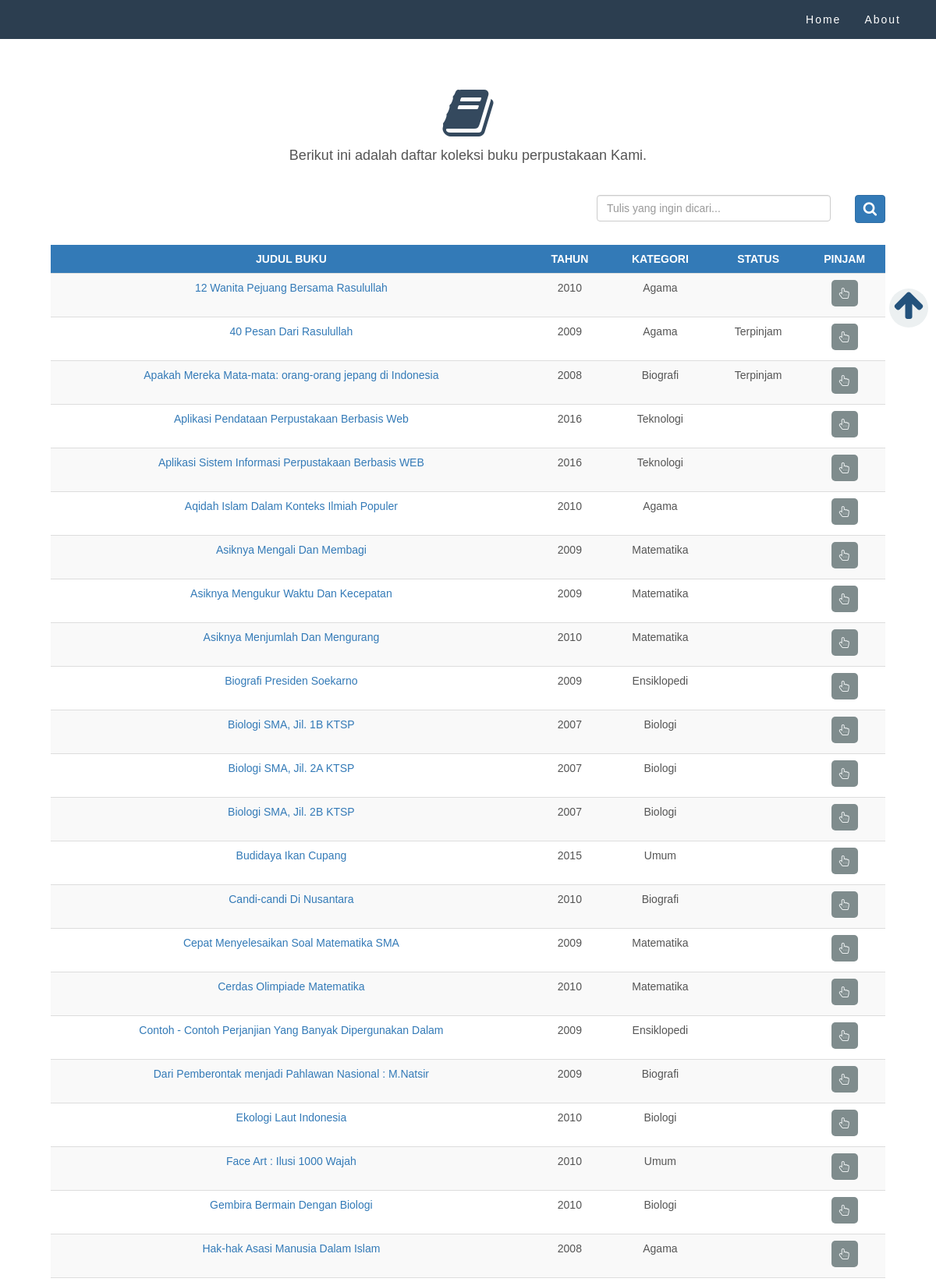
The page /landing/kobuk.php (upper part) on the database its author committed.
### tables this page shows
CREATE TABLE `data_buku` (
  `NO` int(5) NOT NULL,
  `JUDUL` varchar(60) NOT NULL,
  `SINOPSIS` text NOT NULL,
  `PENGARANG` varchar(40) NOT NULL,
  `PENERBIT` varchar(40) NOT NULL,
  `TAHUN` int(4) NOT NULL,
  `KATEGORI` char(12) NOT NULL,
  `CODE` varchar(10) NOT NULL,
  `STATUS` char(9) NOT NULL
);

### landing/php/login.php (called while the page is built, shortened)
<?php
$db = "perpus";
?>

### landing/php/filter-kobuk.php (called while the page is built)
 <?php
if(isset($_POST['search']))
{
    $valueToSearch = $_POST['valueToSearch'];
    $view = "SELECT * FROM `data_buku` WHERE CONCAT(`JUDUL`, `TAHUN`, `KATEGORI`) LIKE '%".$valueToSearch."%'";
    $viewquery = filterTable($view);
}
else {
    $view = "SELECT * FROM `data_buku` ORDER BY judul ASC";
    $viewquery = filterTable($view);
}
function filterTable($view)
{
    include "login.php";
    $filter_Result = mysqli_query($login, $view);
    return $filter_Result;
}
?>

### landing/kobuk.php (the view, shortened to what this page needs)
<!DOCTYPE html>
<html lang="en">
  <head>
    <link href="../framework/bootstrap/css/bootstrap.min.css" rel="stylesheet">
	  <link rel="stylesheet" type="text/css" href="css/default.css">
    <link rel="stylesheet" type="text/css" href="fontawesome/css/font-awesome.min.css">
  </head>
  <body>
     <nav class="navbar navbar-default">
       <div class="container">
        <div class="collapse navbar-collapse" id="myNavbar">
          <ul class="nav navbar-nav navbar-right">
          <li><a href="index.html">Home</a></li>
          <li><a href="about.html">About</a></li>
          </ul>
        </div>
       </div>
     </nav>
      <div class="content-kobuk" data-scroll-index="1">
        <div class="row">
          <div class="text-center">
          <a href="#" class="set-glyph"><span class="fa fa-book fa-5x" style="margin-top:30px;"></span></a>
            <h4>Berikut ini adalah daftar koleksi buku perpustakaan Kami.</h4>
             <form action="kobuk.php" method="post">
               <table class="table table-striped table-hover" style="margin-top: 50px;">
                <input type="text" class="form-control pull-right" name="valueToSearch" placeholder="Tulis yang ingin dicari..." style="width: 300px; margin: 30px; margin-right: 70px;">
                 <button class="btn btn-primary fa fa-search fa-lg pull-right" type="submit" name="search" style="margin-right: -400px; margin-top: 30px; padding: 10px;"></button>
                      <thead>
                       <tr class="bg-primary" >
                        <td><strong>JUDUL BUKU</strong></td>
                        <td><strong>TAHUN</strong></td>
                        <td><strong>KATEGORI</strong></td>
                        <td><strong>STATUS</strong></td>
                        <td><strong>PINJAM</strong></td>
                       </tr>
                      </thead>
            </div>
                <?php include "php/filter-kobuk.php" ?>
                <?php while($jadi = mysqli_fetch_array($viewquery)):?>
                      <tr class="">
                        <td><a href="php/detailpust.php?NO=<?php echo $jadi['NO']; ?>"><?php echo $jadi['JUDUL']; ?></a></td>
                        <td><?php echo $jadi['TAHUN']; ?></td>
                        <td><?php echo $jadi['KATEGORI']; ?></td>
                        <td><?php echo $jadi['STATUS']; ?></td>
                        <td><a href="php/new-trans.php?NO=<?php echo $jadi['NO']; ?>"><label class="fa fa-hand-pointer-o" style="padding:10px; border-radius: 5px;background-color:#7f8c8d;color:#ecf0f1;"></label></a>
                        </td>
                      </tr>
                <?php endwhile; ?>
            <a href="#" class="fa fa-arrow-up fa-3x arrow-up" data-scroll-goto="1" style="text-decoration:none;">
            </a>
          </div>
        </div>
  </body>
</html>

### landing/css/default.css (style rules this page uses)
html, body, footer { font-family: 'Raleway', sans-serif; }
.content-kobuk { padding:80px; background-color: #ffffff; color: #555555; }
.row .set-glyph { color: #34495e; }
.navbar { position: fixed; width:100%; border: 0px; border-radius: 0; margin-bottom: 0px; font-size: 14px; letter-spacing: 2px; background-color: #2c3e50; }
.navbar .container #myNavbar .navbar-nav li a { color: #ffffff; }
.arrow-up,.arrow-up:hover { position:fixed; top: 370px; bottom: 270px left:300px; right: 10px; height: 50px; width: 50px; background-color: #ECF0F1; color: #23527C; border-radius: 50%; }

### rows shown on the page
data_buku: JUDUL "12 Wanita Pejuang Bersama Rasulullah", TAHUN "2010", KATEGORI "Agama"
data_buku: JUDUL "40 Pesan Dari Rasulullah", TAHUN "2009", KATEGORI "Agama", STATUS "Terpinjam"
data_buku: JUDUL "Apakah Mereka Mata-mata: orang-orang jepang di Indonesia", TAHUN "2008", KATEGORI "Biografi", STATUS "Terpinjam"
data_buku: JUDUL "Aplikasi Pendataan Perpustakaan Berbasis Web", TAHUN "2016", KATEGORI "Teknologi"
data_buku: JUDUL "Aplikasi Sistem Informasi Perpustakaan Berbasis WEB", TAHUN "2016", KATEGORI "Teknologi"
data_buku: JUDUL "Aqidah Islam Dalam Konteks Ilmiah Populer", TAHUN "2010", KATEGORI "Agama"
data_buku: JUDUL "Asiknya Mengali Dan Membagi", TAHUN "2009", KATEGORI "Matematika"
data_buku: JUDUL "Asiknya Mengukur Waktu Dan Kecepatan", TAHUN "2009", KATEGORI "Matematika"
data_buku: JUDUL "Asiknya Menjumlah Dan Mengurang", TAHUN "2010", KATEGORI "Matematika"
data_buku: JUDUL "Biografi Presiden Soekarno", TAHUN "2009", KATEGORI "Ensiklopedi"
data_buku: JUDUL "Biologi SMA, Jil. 1B KTSP", TAHUN "2007", KATEGORI "Biologi"
data_buku: JUDUL "Biologi SMA, Jil. 2A KTSP", TAHUN "2007", KATEGORI "Biologi"
data_buku: JUDUL "Biologi SMA, Jil. 2B KTSP", TAHUN "2007", KATEGORI "Biologi"
data_buku: JUDUL "Budidaya Ikan Cupang", TAHUN "2015", KATEGORI "Umum"
data_buku: JUDUL "Candi-candi Di Nusantara", TAHUN "2010", KATEGORI "Biografi"
data_buku: JUDUL "Cepat Menyelesaikan Soal Matematika SMA", TAHUN "2009", KATEGORI "Matematika"
data_buku: JUDUL "Cerdas Olimpiade Matematika", TAHUN "2010", KATEGORI "Matematika"
data_buku: JUDUL "Contoh - Contoh Perjanjian Yang Banyak Dipergunakan Dalam", TAHUN "2009", KATEGORI "Ensiklopedi"
data_buku: JUDUL "Dari Pemberontak menjadi Pahlawan Nasional : M.Natsir", TAHUN "2009", KATEGORI "Biografi"
data_buku: JUDUL "Ekologi Laut Indonesia", TAHUN "2010", KATEGORI "Biologi"
data_buku: JUDUL "Face Art : Ilusi 1000 Wajah", TAHUN "2010", KATEGORI "Umum"
data_buku: JUDUL "Gembira Bermain Dengan Biologi", TAHUN "2010", KATEGORI "Biologi"
data_buku: JUDUL "Hak-hak Asasi Manusia Dalam Islam", TAHUN "2008", KATEGORI "Agama"
